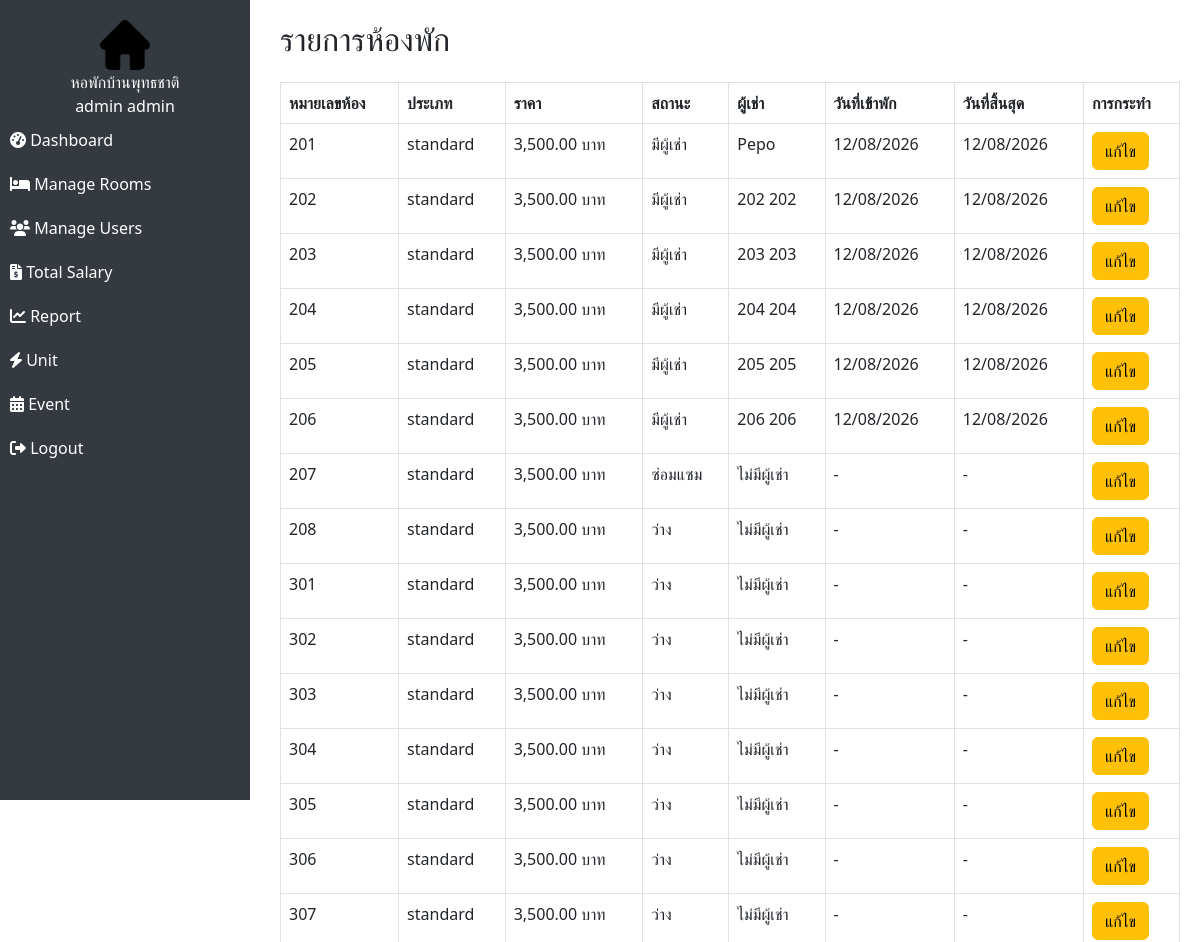
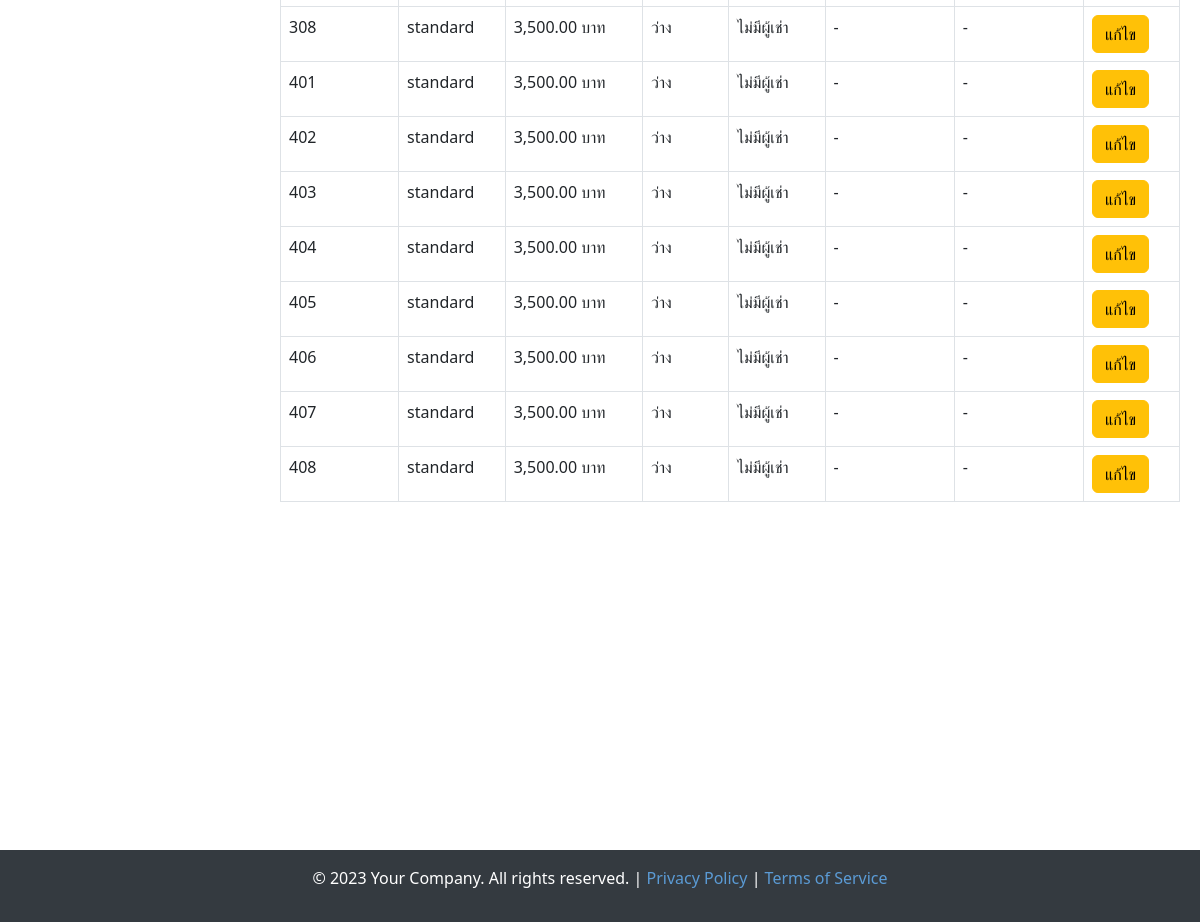
The app's page /admin/manage_rooms.php (signed in) with its own data (2 pictures, top to bottom).
### tables this page shows
CREATE TABLE `users` (
  `id` int(11) NOT NULL,
  `username` varchar(50) NOT NULL,
  `password` varchar(255) NOT NULL,
  `role` enum('admin','staff','tenant') NOT NULL,
  `full_name` varchar(100) NOT NULL,
  `phone` varchar(20) DEFAULT NULL,
  `email` varchar(100) DEFAULT NULL,
  `created_at` timestamp NOT NULL DEFAULT current_timestamp(),
  `IDCard` int(200) DEFAULT NULL,
  `Img` varchar(200) DEFAULT NULL,
  `idcard_img` varchar(200) DEFAULT NULL,
  `charter` varchar(200) DEFAULT NULL
);

CREATE TABLE `rooms` (
  `id` int(11) NOT NULL,
  `room_number` varchar(10) NOT NULL,
  `type` enum('standard','deluxe','vip') NOT NULL,
  `price` decimal(10,2) NOT NULL,
  `status` enum('available','reserved','occupied') DEFAULT 'available',
  `tenant_id` int(11) DEFAULT NULL,
  `Date of Stay` int(11) DEFAULT NULL,
  `Expiration Date` int(11) DEFAULT NULL
);

### admin/manage_rooms.php (the view, shortened to what this page needs)
<?php
include("../config/database.php");
$result = $conn->query("SELECT * FROM rooms");
if (isset($_SESSION['user_id'])) {
    $user_id = $_SESSION['user_id'];
    $user_sql = "SELECT full_name FROM users WHERE id = ?";
    $stmt = $conn->prepare($user_sql);
    $stmt->bind_param("i", $user_id);
    $stmt->execute();
    $user_result = $stmt->get_result();
    $user_data = $user_result->fetch_assoc();
    $full_name = $user_data['full_name'] ?? 'Guest';
} else {
    $full_name = 'Guest';
}
?>
<!DOCTYPE html>
<html lang="en">
<head>
    <link rel="stylesheet" href="../assets/css/sidebar.css">
    <link href="https://cdn.jsdelivr.net/npm/bootstrap@5.3.0/dist/css/bootstrap.min.css" rel="stylesheet">
    <link rel="stylesheet" href="https://cdn.jsdelivr.net/npm/bootstrap-icons@1.10.5/font/bootstrap-icons.css">
    <link rel="stylesheet" href="https://cdnjs.cloudflare.com/ajax/libs/font-awesome/6.0.0-beta3/css/all.min.css">
</head>
<body>
    <?php
    include "../assets/assets/admin_sidebar.php";
    ?>
    <div class="content">
        <h2 class="mb-4">รายการห้องพัก</h2>
        <table class="table table-bordered">
            <thead>
                <tr>
                    <th>หมายเลขห้อง</th>
                    <th>ประเภท</th>
                    <th>ราคา</th>
                    <th>สถานะ</th>
                    <th>ผู้เช่า</th>
                    <th>วันที่เข้าพัก</th>
                    <th>วันที่สิ้นสุด</th>
                    <th>การกระทำ</th>
                </tr>
            </thead>
            <tbody>
                <?php while ($row = $result->fetch_assoc()) { ?>
                <tr>
                    <td><?= $row["room_number"] ?></td>
                    <td><?= $row["type"] ? $row["type"] : 'ไม่มีข้อมูล' ?></td>
                    <td><?= number_format($row["price"], 2) ?> บาท</td>
                    <td>
                        <?php
                            $status_labels = [
                                'available' => 'ว่าง',
                                'reserved' => 'ซ่อมแซม',
                                'occupied' => 'มีผู้เช่า'
                            ];
                            echo $status_labels[$row['status']] ?? 'ไม่ทราบสถานะ';
                            ?>
                    </td>
                    <td>
                        <?php
                            if (!empty($row["tenant_id"])) {
                                $tenant_id = $row["tenant_id"];
                                $tenant_result = $conn->query("SELECT full_name FROM users WHERE id = '$tenant_id'");
                                $tenant = $tenant_result->fetch_assoc();
                                echo $tenant ? $tenant["full_name"] : 'ไม่มีผู้เช่า';
                            } else {
                                echo 'ไม่มีผู้เช่า';
                            }
                            ?>
                    </td>
                    <td><?= $row["Date of Stay"] ? date('d/m/Y', strtotime($row["Date of Stay"])) : '-' ?></td>
                    <td><?= $row["Expiration Date"] ? date('d/m/Y', strtotime($row["Expiration Date"])) : '-' ?></td>
                    <td><a href="edit_room.php?id=<?= $row["id"] ?>" class="btn btn-warning">แก้ไข</a></td>
                </tr>
                <?php } ?>
            </tbody>
        </table>
    </div>
    <br>
    <br>
    <br>
    <br>
    <br>
    <br>
    <br>
    <br>
    <br>
    <br>
    <br>
    <br>
    <br>
    <div class="footer">
        <p>&copy; 2023 Your Company. All rights reserved. | <a href="#">Privacy Policy</a> | <a href="#">Terms of
                Service</a></p>
    </div>
</body>
</html>

### assets/assets/admin_sidebar.php
<div class="sidebar">
    <center><img src="../assets/images/home.png" alt="Logo" width="50"></center>
    <center style="color: white;">หอพักบ้านพุทธชาติ</center>
    <center style="color: white;"><?php echo htmlspecialchars($full_name); ?></center>
    <a href="dashboard.php"><i class="fas fa-tachometer-alt"></i> Dashboard</a>
    <a href="manage_rooms.php"><i class="fas fa-bed"></i> Manage Rooms</a>
    <a href="manage_users.php"><i class="fas fa-users"></i> Manage Users</a>
    <a href="manage_bills.php"><i class="fas fa-file-invoice-dollar"></i> Total Salary</a>
    <a href="reports.php"><i class="fas fa-chart-line"></i> Report</a>
    <a href="electricity_and_water_unit.php"><i class="fas fa-bolt"></i> Unit</a>
    <a href="event.php"><i class="fas fa-calendar-alt"></i> Event</a>
    <a href="../public/logout.php"><i class="fas fa-sign-out-alt"></i> Logout</a>
</div>

### assets/css/sidebar.css (style rules this page uses)
.sidebar { height: 100vh; width: 250px; position: fixed; top: 0; left: 0; background-color: #343a40; padding-top: 20px; transition: 0.3s; z-index: 1000; }
.sidebar a { padding: 10px; text-decoration: none; color: white; display: block; }
.sidebar img { display: block; margin: 0 auto; border-radius: 10px; }
.content { margin-left: 260px; padding: 20px; }
.footer { width: 100%; padding: 16px; background-color: #343a40; color: white; text-align: center; }
.footer a { color: #5b9bd5; text-decoration: none; }

### records on screen
users: full_name "admin admin"
rooms: room_number "201", type "standard", price "3,500.00", status "มีผู้เช่า", tenant.full_name "Pepo", Date of Stay "12/08/2026", Expiration Date "12/08/2026"
rooms: room_number "202", type "standard", price "3,500.00", status "มีผู้เช่า", tenant.full_name "202 202", Date of Stay "12/08/2026", Expiration Date "12/08/2026"
rooms: room_number "203", type "standard", price "3,500.00", status "มีผู้เช่า", tenant.full_name "203 203", Date of Stay "12/08/2026", Expiration Date "12/08/2026"
rooms: room_number "204", type "standard", price "3,500.00", status "มีผู้เช่า", tenant.full_name "204 204", Date of Stay "12/08/2026", Expiration Date "12/08/2026"
rooms: room_number "205", type "standard", price "3,500.00", status "มีผู้เช่า", tenant.full_name "205 205", Date of Stay "12/08/2026", Expiration Date "12/08/2026"
rooms: room_number "206", type "standard", price "3,500.00", status "มีผู้เช่า", tenant.full_name "206 206", Date of Stay "12/08/2026", Expiration Date "12/08/2026"
rooms: room_number "207", type "standard", price "3,500.00", status "ซ่อมแซม", shows "ไม่มีผู้เช่า"
rooms: room_number "208", type "standard", price "3,500.00", status "ว่าง", shows "ไม่มีผู้เช่า"
rooms: room_number "301", type "standard", price "3,500.00", status "ว่าง", shows "ไม่มีผู้เช่า"
rooms: room_number "302", type "standard", price "3,500.00", status "ว่าง", shows "ไม่มีผู้เช่า"
rooms: room_number "303", type "standard", price "3,500.00", status "ว่าง", shows "ไม่มีผู้เช่า"
rooms: room_number "304", type "standard", price "3,500.00", status "ว่าง", shows "ไม่มีผู้เช่า"
rooms: room_number "305", type "standard", price "3,500.00", status "ว่าง", shows "ไม่มีผู้เช่า"
rooms: room_number "306", type "standard", price "3,500.00", status "ว่าง", shows "ไม่มีผู้เช่า"
rooms: room_number "307", type "standard", price "3,500.00", status "ว่าง", shows "ไม่มีผู้เช่า"
rooms: room_number "308", type "standard", price "3,500.00", status "ว่าง", shows "ไม่มีผู้เช่า"
rooms: room_number "401", type "standard", price "3,500.00", status "ว่าง", shows "ไม่มีผู้เช่า"
rooms: room_number "402", type "standard", price "3,500.00", status "ว่าง", shows "ไม่มีผู้เช่า"
rooms: room_number "403", type "standard", price "3,500.00", status "ว่าง", shows "ไม่มีผู้เช่า"
rooms: room_number "404", type "standard", price "3,500.00", status "ว่าง", shows "ไม่มีผู้เช่า"
rooms: room_number "405", type "standard", price "3,500.00", status "ว่าง", shows "ไม่มีผู้เช่า"
rooms: room_number "406", type "standard", price "3,500.00", status "ว่าง", shows "ไม่มีผู้เช่า"
rooms: room_number "407", type "standard", price "3,500.00", status "ว่าง", shows "ไม่มีผู้เช่า"
rooms: room_number "408", type "standard", price "3,500.00", status "ว่าง", shows "ไม่มีผู้เช่า"
